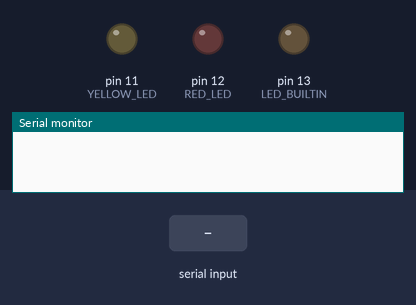
Bench run of a sketch on a simulated Arduino Uno, built with avr-gcc and run on an emulated ATmega328P. Parts: output pins drawn as LEDs (lit = HIGH), the last lines printed to the serial monitor. The test bench sets the inputs (shaded band).

Above: at 1.2 s.
1.3 s: "r" received over Serial
At 2.0 s:
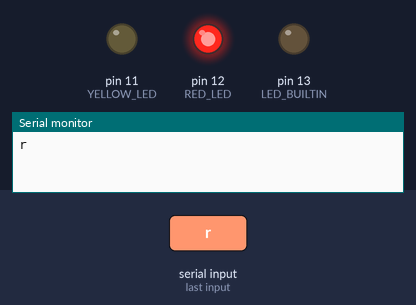
2.8 s: "y" received over Serial
At 3.1 s:
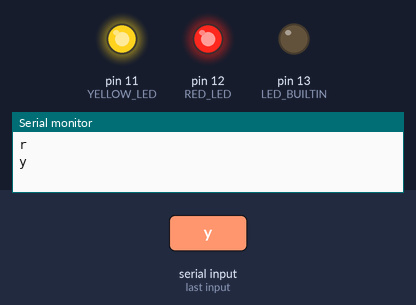
4.3 s: "b" received over Serial
At 5.5 s:
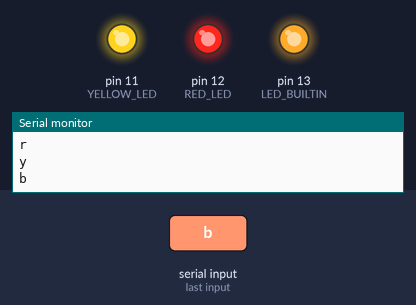
5.8 s: "r" received over Serial
At 6.6 s:
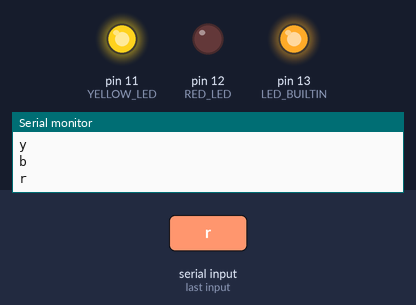
7.3 s: "y" received over Serial
At 7.7 s:
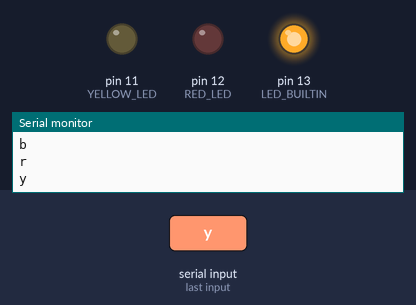
Timing chart, 0 to 9.8 s (numbered marks = the images above; inputs shaded):
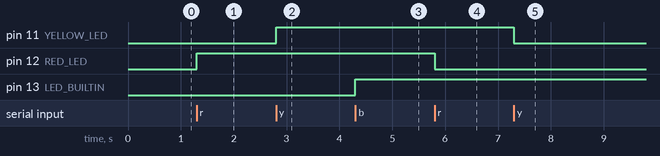

The sketch:

SerialLedBluetoothv2.ino
```cpp
/*
 * Written by Alexander Graening and Arti Patankar on behalf of IEEE at UCLA in Janurary 2019 for the 2019 IDEA Hacks hardware hackathon.
 * Updated in December 2019 by Alexander Graening for the January 2020 IDEA Hacks.
 *
 */


//Remember to change pins for LEDs on different Arduinos.


//Defining LED Constants. These will work if you follow the tutorial, but if you connect the LEDs to other pins, simply change the pin numbers here.
//Note: LED_BUILTIN is a constant defined for whichever Arduino board you choose.
#define YELLOW_LED 11
#define RED_LED 12

//This is a starting character value that will be replaced by values recieved over bluetooth
char inputChar = 'a';

//Initialize starting states for leds. This enables toggling leds.
bool rLedState = false;
bool yLedState = false;
bool bLedState = false;


// the setup function runs once when you press reset or power the board
void setup() {
  //Initialize
  pinMode(LED_BUILTIN, OUTPUT);
  pinMode(YELLOW_LED, OUTPUT);
  pinMode(RED_LED, OUTPUT);
  Serial.begin(9600);
}

// the loop function runs over and over again forever
void loop() {
  if (Serial.available() > 0) //The value returned by Serial.available() will be 0 if there has not been a transmission.
  {
    inputChar = Serial.read();  //Store character read from serial
    Serial.println(inputChar);  //This sends the recieved value back to the the Bluetooth master (your computer). This prints the value for you to see
    switch (inputChar)
    {
      case 'r':   //Red LED
        if (rLedState)
        {
          digitalWrite(RED_LED,LOW);
          rLedState = false;
        }
        else
        {
          digitalWrite(RED_LED, HIGH);
          rLedState = true;
        }
        break;
      case 'y':   //Yellow LED
        if (yLedState)
        {
          digitalWrite(YELLOW_LED,LOW);
          yLedState = false;
        }
        else
        {
          digitalWrite(YELLOW_LED, HIGH);
          yLedState = true;
        }
        break;
      case 'b':   //Built-in LED
        if (bLedState)
        {
          digitalWrite(LED_BUILTIN,LOW);
          bLedState = false;
        }
        else
        {
          digitalWrite(LED_BUILTIN, HIGH);
          bLedState = true;
        }
        break;
      case 'o':   //All LEDs off
        digitalWrite(LED_BUILTIN,LOW);
        digitalWrite(YELLOW_LED,LOW);
        digitalWrite(RED_LED,LOW);
        rLedState = false;
        yLedState = false;
        bLedState = false;
        break;
      default:
        break;
    }
  }
}
```

Measured:
- after the input at 1.3 s, pin 12 (RED_LED): LOW → HIGH at once
- after the input at 2.8 s, pin 11 (YELLOW_LED): LOW → HIGH at once
- after the input at 4.3 s, pin 13 (LED_BUILTIN): LOW → HIGH at once
- after the input at 5.8 s, pin 12 (RED_LED): HIGH → LOW at once
- after the input at 7.3 s, pin 11 (YELLOW_LED): HIGH → LOW at once
